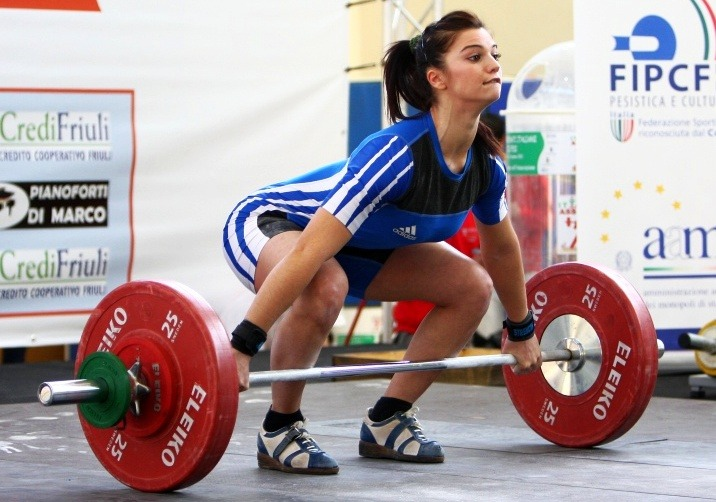
#> input picture 영상처리 튜토리얼/images/test.jpg, 716 x 502 px
$ python '29-1.푸리에변환응용.py'
#> lines starting #> are read from the running program, lines starting #| are printed output that depends on the picture
import numpy as np
import cv2
import matplotlib.pyplot as plt

def fourier():
    img = cv2.imread('images/test.jpg',cv2.IMREAD_GRAYSCALE)
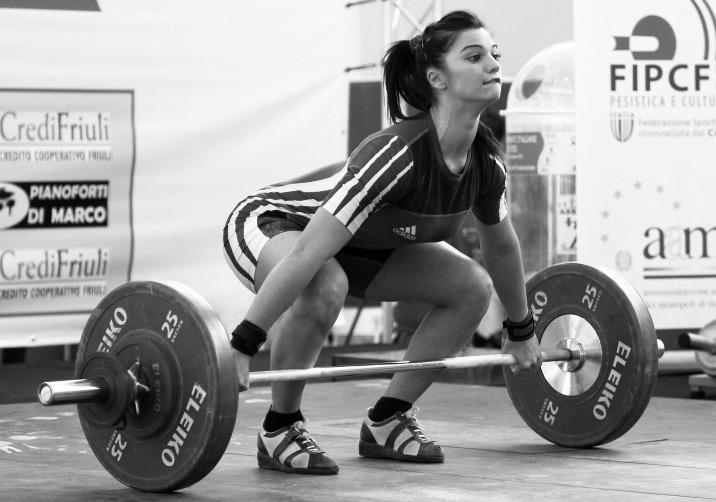
#> img: shape (502, 716); min 0, max 255, mean 157

    f = np.fft.fft2(img)
    fshift = np.fft.fftshift(f)

    rows, cols = img.shape
#> rows = 502; cols = 716
    crow, ccol = int(rows/2), int(cols/2)
#> crow = 251; ccol = 358

    fshift[crow-30:crow+30,ccol-30:ccol+30] = 0
    f_ishift = np.fft.ifftshift(fshift)
    img_back = np.fft.ifft2(f_ishift)
    img_back = np.abs(img_back)
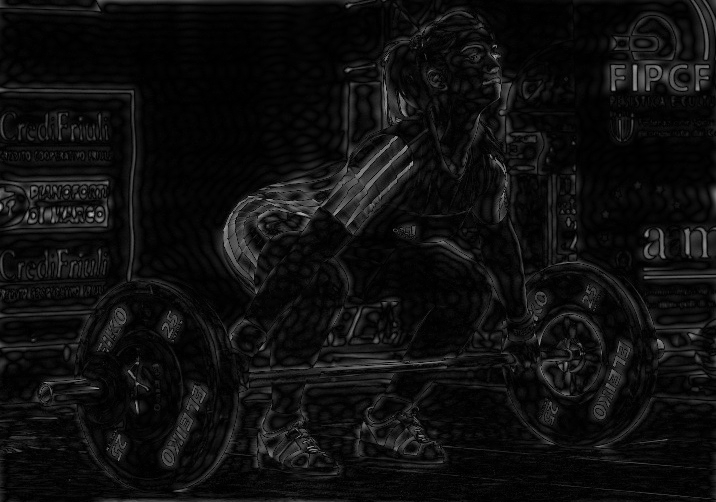
#> img_back: shape (502, 716) float64; min 0.0101, max 177.5, mean 15.1

    plt.subplot(131),plt.imshow(img,cmap='gray')
    plt.title('original image'),plt.xticks([]),plt.yticks([])

    plt.subplot(132),plt.imshow(img_back,cmap='gray')
    plt.title('After HPF'),plt.xticks([]),plt.yticks([])

    plt.subplot(133),plt.imshow(img_back)
    plt.title('Result in JET'),plt.xticks([]),plt.yticks([])

    plt.show()
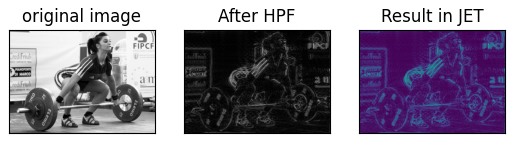
#> figure drawn by matplotlib, 3 panels

fourier()

$ run again, with 영상처리 튜토리얼/images/face.jpg copied over 영상처리 튜토리얼/images/test.jpg
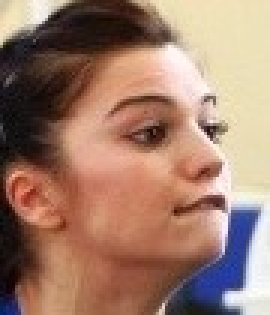
#> input picture 영상처리 튜토리얼/images/face.jpg, 90 x 105 px (shown 3 times larger)
#> in fourier, `img_back = np.abs(img_back)`:
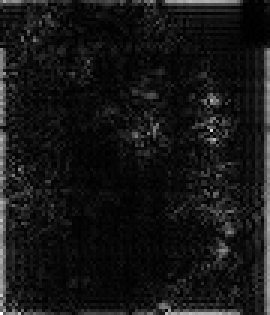
#> img_back: shape (105, 90) float64 (shown 3 times larger); min 0.0131, max 62.73, mean 5.5; drawn with min black and max white
#> in fourier, `plt.show()`:
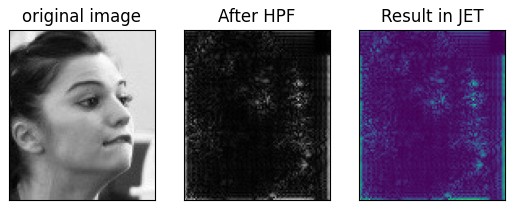
#> figure drawn by matplotlib, 3 panels

$ run again, with 영상처리 튜토리얼/images/earth.PNG saved as 영상처리 튜토리얼/images/test.jpg
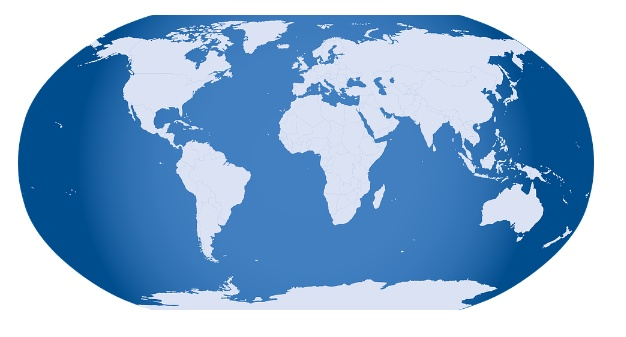
#> input picture 영상처리 튜토리얼/images/earth.PNG, 626 x 337 px
#> in fourier, `img_back = np.abs(img_back)`:
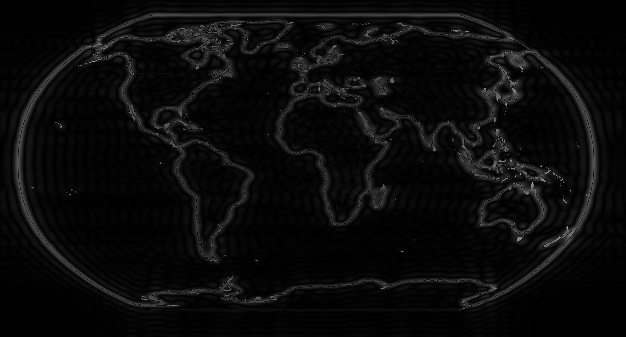
#> img_back: shape (337, 626) float64; min 0.00355, max 179.5, mean 10.5
#> in fourier, `plt.show()`:
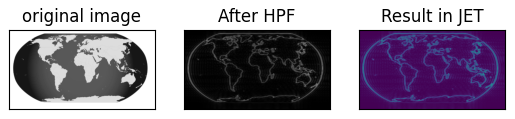
#> figure drawn by matplotlib, 3 panels
